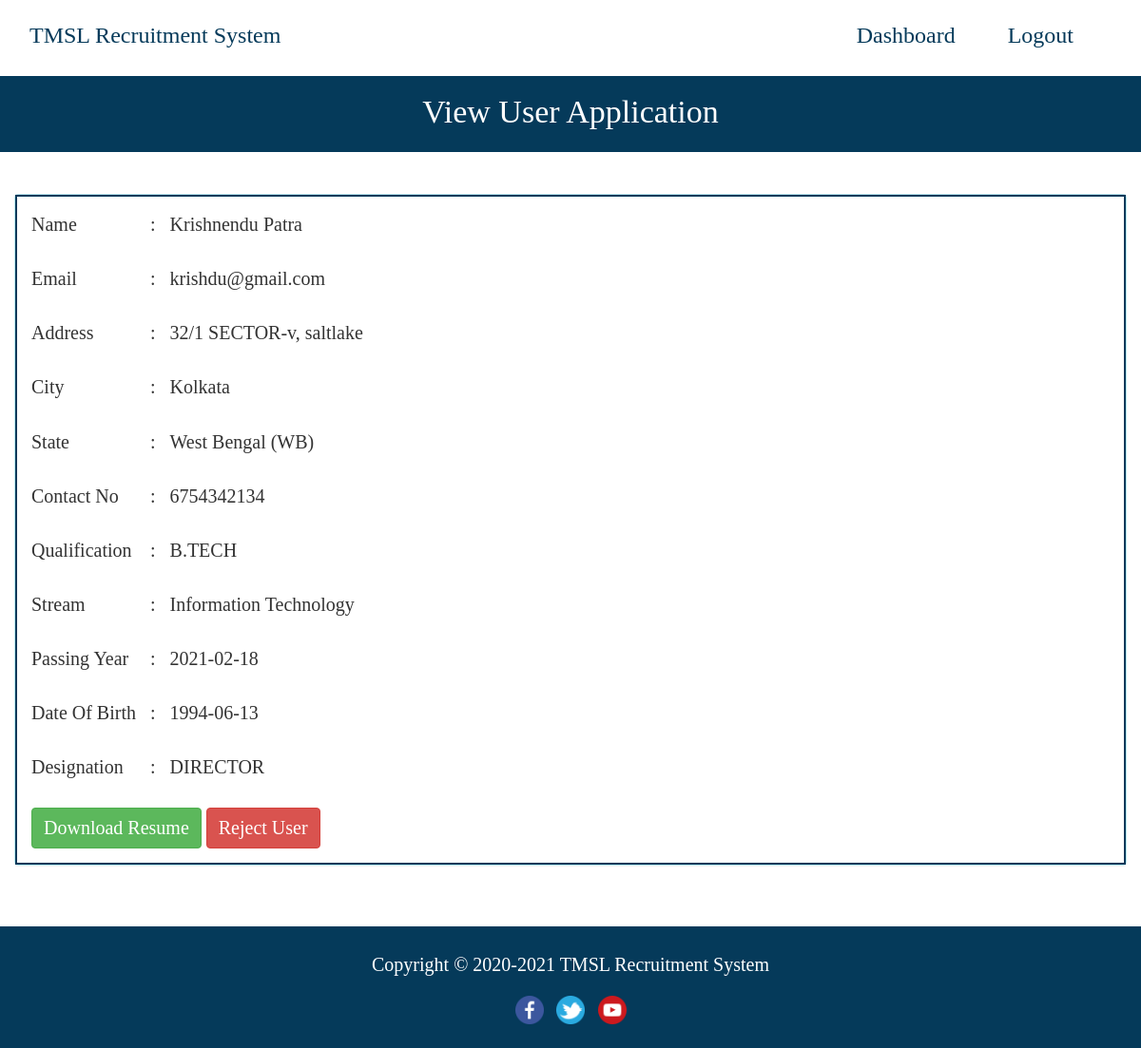
Page /company/view-application.php?id_user=1&id_jobpost=1 (signed in) on the committed database.
### tables this page shows
CREATE TABLE `apply_job_post` (
  `id_apply` int(11) NOT NULL,
  `id_jobpost` int(11) NOT NULL,
  `id_company` int(11) NOT NULL,
  `id_user` int(11) NOT NULL,
  `status` int(11) NOT NULL DEFAULT '0'
);

CREATE TABLE `users` (
  `id_user` int(11) NOT NULL,
  `firstname` varchar(255) NOT NULL,
  `lastname` varchar(255) NOT NULL,
  `email` varchar(255) NOT NULL,
  `password` varchar(255) NOT NULL,
  `address` text,
  `city` varchar(255) DEFAULT NULL,
  `state` varchar(255) DEFAULT NULL,
  `contactno` varchar(255) DEFAULT NULL,
  `qualification` varchar(255) DEFAULT NULL,
  `stream` varchar(255) DEFAULT NULL,
  `passingyear` varchar(255) DEFAULT NULL,
  `dob` varchar(255) DEFAULT NULL,
  `age` varchar(255) DEFAULT NULL,
  `designation` varchar(255) DEFAULT NULL,
  `resume` varchar(255) DEFAULT NULL
);

### company/view-application.php (the view, shortened to what this page needs)
<?php
require_once("../db.php");
?>
<!DOCTYPE html>
<html lang="en">
  <head>
    <link rel="stylesheet" href="https://maxcdn.bootstrapcdn.com/bootstrap/3.3.7/css/bootstrap.min.css">
  </head>
  <body>
<font face="calibri">
    <section>
    <div class="container">
      <div class="row">
        <header>
          <nav class="navbar navbar-default" style="margin-bottom: 0; height: 80px; background-color: white; border-color: transparent;">
            <div class="container-fluid">
              <div class="navbar-header">
                <a class="navbar-brand" style="font-size: 24px; color: #053a5a; line-height: 42px;" href="../index.php">TMSL Recruitment System</a>
              </div>
              <div class="collapse navbar-collapse" id="bs-example-navbar-collapse-1">
                <ul class="nav navbar-nav navbar-right">
                  <li style="padding-right: 25px;"><a href="dashboard.php" style="font-size: 24px; color: #053a5a; line-height: 42px;">Dashboard</a></li>
                  <li style="padding-right: 25px;"><a href="../logout.php" style="font-size: 24px; color: #053a5a; line-height: 42px;">Logout</a></li>
                </ul>
              </div>
            </div>
          </nav>
        </header>
      </div>
    </div>
  </section>
  <div style="background-color: #053a5a; height: 80px;">
    <p style="font-size: 34px; color: white; text-align: center; line-height: 75px;">View User Application</p>
  </div>
  <br>
  <br>
    <div class="container">
      <div class="row">
        <div class="panel panel-info">
          <div class="panel-body" style="font-size: 20px; border: 2px solid #053a5a;">
            <?php
              $sql ="SELECT * FROM apply_job_post INNER JOIN users ON apply_job_post.id_user=users.id_user WHERE apply_job_post.id_user='$_GET[id_user]' AND apply_job_post.id_jobpost='$_GET[id_jobpost]'";
              $result=$conn->query($sql);
              if($result->num_rows > 0) {
                while($row = $result->fetch_assoc()) {
              ?>
              <table>
                <tr>
                  <td>Name</td>
                  <td>:</td>
                  <td><?php echo $row['firstname'] . " " . $row['lastname']; ?></td>
                </tr>
                <tr>
                  <td colspan="3"><br></td>
                </tr>
                <tr>
                  <td>Email</td>
                  <td>:</td>
                  <td><?php echo $row['email']; ?></td>
                </tr>
                <tr>
                  <td colspan="3"><br></td>
                </tr>
                <tr>
                  <td>Address</td>
                  <td>:</td>
                  <td><?php echo $row['address']; ?></td>
                </tr>
                <tr>
                  <td colspan="3"><br></td>
                </tr>
                <tr>
                  <td>City</td>
                  <td>:</td>
                  <td><?php echo $row['city']; ?></td>
                </tr>
                <tr>
                  <td colspan="3"><br></td>
                </tr>
                <tr>
                  <td>State</td>
                  <td>:</td>
                  <td><?php echo $row['state']; ?></td>
                </tr>
                <tr>
                  <td colspan="3"><br></td>
                </tr>
                <tr>
                  <td>Contact No</td>
                  <td>:</td>
                  <td><?php echo $row['contactno']; ?></td>
                </tr>
                <tr>
                  <td colspan="3"><br></td>
                </tr>
                <tr>
                  <td>Qualification</td>
                  <td>:</td>
                  <td><?php echo $row['qualification']; ?></td>
                </tr>
                <tr>
                  <td colspan="3"><br></td>
                </tr>
                <tr>
                  <td>Stream</td>
                  <td>:</td>
                  <td><?php echo $row['stream']; ?></td>
                </tr>
                <tr>
                  <td colspan="3"><br></td>
                </tr>
                <tr>
                  <td>Passing Year</td>
                  <td>:</td>
                  <td><?php echo $row['passingyear']; ?></td>
                </tr>
                <tr>
                  <td colspan="3"><br></td>
                </tr>
                <tr>
                  <td>Date Of Birth&nbsp;&nbsp;&nbsp;</td>
                  <td>:&nbsp;&nbsp;&nbsp;</td>
                  <td><?php echo $row['dob']; ?></td>
                </tr>
                <tr>
                  <td colspan="3"><br></td>
                </tr>
                <tr>
                  <td>Designation</td>
                  <td>:</td>
                  <td><?php echo $row['designation']; ?></td>
                </tr>
              </table>
              <br>
                <?php
                if(isset($row['resume'])) {
                  ?>
                  <a href="../uploads/resume/<?php echo $row['resume']; ?>" class="btn btn-success" download="<?php echo $row['firstname']; ?>" style="font-size: 20px;">Download Resume</a>
                  <?php
                }
                ?>
                <a href="reject-user.php?id_user=<?php echo $_GET['id_user']; ?>&id_jobpost=<?php echo $row['id_jobpost']; ?>" class="btn btn-danger" style="font-size: 20px;">Reject User</a>
              <?php } } ?>
          </div>
        </div>
      </div>
    </div>
    <br><br>
<footer id="footer" style="background-color: #053a5a; height: 80px;">
    <p style="color:white; font-size: 20px; line-height: 80px; text-align: center;">
    Copyright &copy; 2020-2021 <a href="index.php" style="color:white;">TMSL Recruitment System </a>
    </p>
    <div align="center" style="background-color: #053a5a; margin-top: -1.4%; height: 55px;">
    <a href="https://www.facebook.com/tigkolkata" target="_blank"><img src="../img/facebook.png" style="width: 30px; height: 30px; margin-left: 5px; margin-right: 5px;" /></a>
    <a href="https://twitter.com/tiukolkata" target="_blank"><img src="../img/twitter.png" style="width: 30px; height: 30px; margin-left: 5px; margin-right: 5px;" /></a>
    <a href="https://www.youtube.com/user/technoindiagroup" target="_blank"><img src="../img/youtube.png" style="width: 30px; height: 30px; margin-left: 5px; margin-right: 5px;" /></a>
    </div>
  </footer>
  </body>
</html>

### rows in the picture
apply_job_post: id_user.firstname "Krishnendu", id_user.lastname "Patra", id_user.email "krishdu@gmail.com", id_user.address "32/1 SECTOR-v, saltlake", id_user.city "Kolkata", id_user.state "West Bengal (WB)", id_user.contactno "6754342134", id_user.qualification "B.TECH", id_user.stream "Information Technology", id_user.passingyear "2021-02-18", id_user.dob "1994-06-13", id_user.designation "DIRECTOR"
